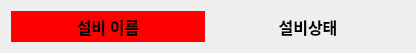
<?xml version="1.0" encoding="UTF-8"?>
<ui version="4.0">
 <class>machine_list_item</class>
 <widget class="QWidget" name="machine_list_item">
  <property name="geometry">
   <rect>
    <x>0</x>
    <y>0</y>
    <width>416</width>
    <height>53</height>
   </rect>
  </property>
  <property name="windowTitle">
   <string>Form</string>
  </property>
  <layout class="QGridLayout" name="gridLayout">
   <item row="0" column="0">
    <widget class="QLabel" name="label">
     <property name="font">
      <font>
       <family>맑은 고딕</family>
       <pointsize>12</pointsize>
       <weight>75</weight>
       <bold>true</bold>
      </font>
     </property>
     <property name="styleSheet">
      <string notr="true">background-color: #ff0000</string>
     </property>
     <property name="text">
      <string>설비 이름</string>
     </property>
     <property name="alignment">
      <set>Qt::AlignCenter</set>
     </property>
    </widget>
   </item>
   <item row="0" column="1">
    <widget class="QLabel" name="label_2">
     <property name="font">
      <font>
       <family>맑은 고딕</family>
       <pointsize>12</pointsize>
       <weight>75</weight>
       <bold>true</bold>
      </font>
     </property>
     <property name="text">
      <string>설비상태</string>
     </property>
     <property name="alignment">
      <set>Qt::AlignCenter</set>
     </property>
    </widget>
   </item>
  </layout>
 </widget>
 <resources/>
 <connections/>
</ui>
